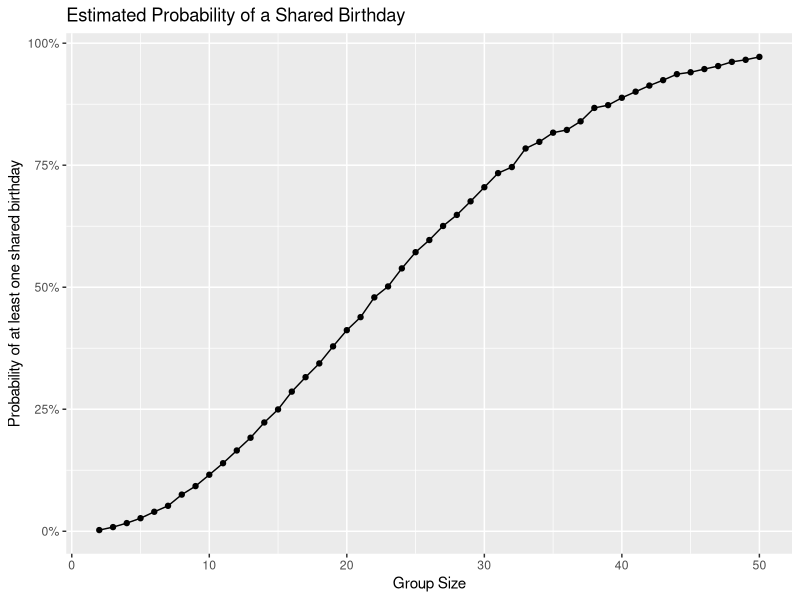

This figure's R source:
## ---- chunk 1
library(tidyverse)
## ---- chunk 2
check_birthday = function(n) {
  #randomly draw #n birthdays from 1 to 365, allow for same bthd
  birthdays = sample(1:365, size = n, replace = TRUE)
  #logic: if length < n, duplication appears
  has_duplicate = length(unique(birthdays)) < n
  has_duplicate
}
## ---- chunk 3
set.seed(1)

sim_grid = expand_grid(
  group_size = 2:50,
  iter = 1:10000)

sim_results = sim_grid |>
  mutate(
    has_duplicate = map_dbl(group_size, check_birthday))

prob_results = sim_results |>
  group_by(group_size) |>
  summarize(
    prob_shared = mean(has_duplicate))
prob_results
## ---- chunk 4
prob_results |>
  ggplot(aes(x = group_size, y = prob_shared)) +
  geom_point() +
  geom_path() +
  labs(
    title = "Estimated Probability of a Shared Birthday",
    x = "Group Size",
    y = "Probability of at least one shared birthday"
  ) +
  scale_y_continuous(labels = scales::percent)
